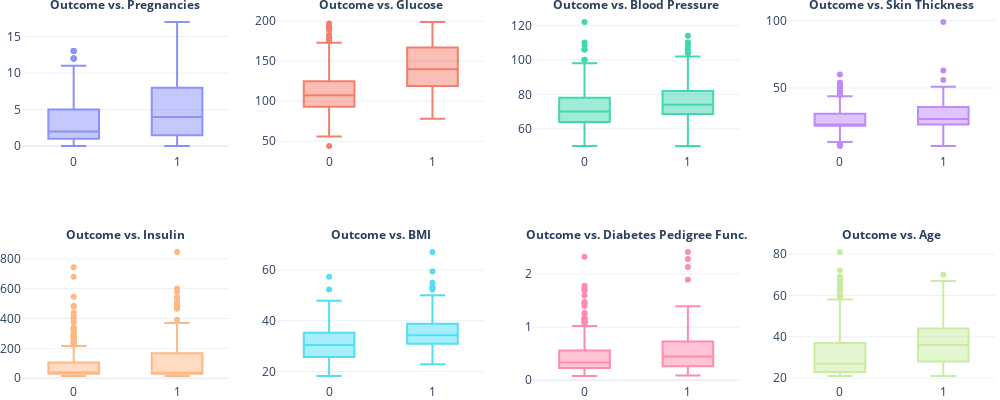

The notebook cell this image was saved under:
### Code cell
fig = make_subplots(rows=2, cols=4, subplot_titles=('<b>Outcome vs. Pregnancies</b>',
                                                    '<b>Outcome vs. Glucose</b>',
                                                    '<b>Outcome vs. Blood Pressure</b>',
                                                    '<b>Outcome vs. Skin Thickness</b>',
                                                    '<b>Outcome vs. Insulin</b>',
                                                    '<b>Outcome vs. BMI</b>',
                                                    '<b>Outcome vs. Diabetes Pedigree Func.</b>',
                                                    '<b>Outcome vs. Age</b>'
                                                   ))

fig.add_trace(go.Box(y=df['Pregnancies'], x=df['Outcome']), row=1, col=1)
fig.add_trace(go.Box(y=df['Glucose'], x=df['Outcome']), row=1, col=2)
fig.add_trace(go.Box(y=df['BloodPressure'], x=df['Outcome']), row=1, col=3)
fig.add_trace(go.Box(y=df['SkinThickness'], x=df['Outcome']), row=1, col=4)
fig.add_trace(go.Box(y=df['Insulin'], x=df['Outcome']), row=2, col=1)
fig.add_trace(go.Box(y=df['BMI'], x=df['Outcome']), row=2, col=2)
fig.add_trace(go.Box(y=df['DiabetesPedigreeFunction'], x=df['Outcome']), row=2, col=3)
fig.add_trace(go.Box(y=df['Age'], x=df['Outcome']), row=2, col=4)

                                
# Update visual layout
fig.update_layout(
    showlegend=False,
    width=1000,
    height=400,
    autosize=False,
    margin=dict(t=15, b=0, l=5, r=5),
    template="plotly_white",
)

# update font size at the axes
fig.update_coloraxes(colorbar_tickfont_size=10)
# Update font in the titles: Apparently subplot titles are annotations (Subplot font size is hardcoded to 16pt · Issue #985)
fig.update_annotations(font_size=12)
# Reduce opacity
fig.update_traces(opacity=0.75)

fig.show()

### Figure 1 — Plotly figure (JSON) as saved in the notebook; plotly's stock layout.template omitted (floating-point values rounded to 4 significant figures; data arrays with more than 128 entries replaced by an {"elided": "..."} marker saying what was removed)
{"data": [{"opacity": 0.75, "type": "box", "x": {"elided": "768 int values"}, "xaxis": "x", "y": {"elided": "768 int values"}, "yaxis": "y"}, {"opacity": 0.75, "type": "box", "x": {"elided": "768 int values"}, "xaxis": "x2", "y": {"elided": "768 float values"}, "yaxis": "y2"}, {"opacity": 0.75, "type": "box", "x": {"elided": "768 int values"}, "xaxis": "x3", "y": {"elided": "768 float values"}, "yaxis": "y3"}, {"opacity": 0.75, "type": "box", "x": {"elided": "768 int values"}, "xaxis": "x4", "y": {"elided": "768 int values"}, "yaxis": "y4"}, {"opacity": 0.75, "type": "box", "x": {"elided": "768 int values"}, "xaxis": "x5", "y": {"elided": "768 float values"}, "yaxis": "y5"}, {"opacity": 0.75, "type": "box", "x": {"elided": "768 int values"}, "xaxis": "x6", "y": {"elided": "768 float values"}, "yaxis": "y6"}, {"opacity": 0.75, "type": "box", "x": {"elided": "768 int values"}, "xaxis": "x7", "y": {"elided": "768 float values"}, "yaxis": "y7"}, {"opacity": 0.75, "type": "box", "x": {"elided": "768 int values"}, "xaxis": "x8", "y": {"elided": "768 int values"}, "yaxis": "y8"}], "layout": {"annotations": [{"font": {"size": 12}, "showarrow": false, "text": "<b>Outcome vs. Pregnancies</b>", "x": 0.1062, "xanchor": "center", "xref": "paper", "y": 1, "yanchor": "bottom", "yref": "paper"}, {"font": {"size": 12}, "showarrow": false, "text": "<b>Outcome vs. Glucose</b>", "x": 0.3688, "xanchor": "center", "xref": "paper", "y": 1, "yanchor": "bottom", "yref": "paper"}, {"font": {"size": 12}, "showarrow": false, "text": "<b>Outcome vs. Blood Pressure</b>", "x": 0.6313, "xanchor": "center", "xref": "paper", "y": 1, "yanchor": "bottom", "yref": "paper"}, {"font": {"size": 12}, "showarrow": false, "text": "<b>Outcome vs. Skin Thickness</b>", "x": 0.8938, "xanchor": "center", "xref": "paper", "y": 1, "yanchor": "bottom", "yref": "paper"}, {"font": {"size": 12}, "showarrow": false, "text": "<b>Outcome vs. Insulin</b>", "x": 0.1062, "xanchor": "center", "xref": "paper", "y": 0.375, "yanchor": "bottom", "yref": "paper"}, {"font": {"size": 12}, "showarrow": false, "text": "<b>Outcome vs. BMI</b>", "x": 0.3688, "xanchor": "center", "xref": "paper", "y": 0.375, "yanchor": "bottom", "yref": "paper"}, {"font": {"size": 12}, "showarrow": false, "text": "<b>Outcome vs. Diabetes Pedigree Func.</b>", "x": 0.6313, "xanchor": "center", "xref": "paper", "y": 0.375, "yanchor": "bottom", "yref": "paper"}, {"font": {"size": 12}, "showarrow": false, "text": "<b>Outcome vs. Age</b>", "x": 0.8938, "xanchor": "center", "xref": "paper", "y": 0.375, "yanchor": "bottom", "yref": "paper"}], "autosize": false, "coloraxis": {"colorbar": {"tickfont": {"size": 10}}}, "height": 400, "margin": {"b": 0, "l": 5, "r": 5, "t": 15}, "showlegend": false, "width": 1000, "xaxis": {"anchor": "y", "domain": [0, 0.2125]}, "xaxis2": {"anchor": "y2", "domain": [0.2625, 0.475]}, "xaxis3": {"anchor": "y3", "domain": [0.525, 0.7375]}, "xaxis4": {"anchor": "y4", "domain": [0.7875, 1]}, "xaxis5": {"anchor": "y5", "domain": [0, 0.2125]}, "xaxis6": {"anchor": "y6", "domain": [0.2625, 0.475]}, "xaxis7": {"anchor": "y7", "domain": [0.525, 0.7375]}, "xaxis8": {"anchor": "y8", "domain": [0.7875, 1]}, "yaxis": {"anchor": "x", "domain": [0.625, 1]}, "yaxis2": {"anchor": "x2", "domain": [0.625, 1]}, "yaxis3": {"anchor": "x3", "domain": [0.625, 1]}, "yaxis4": {"anchor": "x4", "domain": [0.625, 1]}, "yaxis5": {"anchor": "x5", "domain": [0, 0.375]}, "yaxis6": {"anchor": "x6", "domain": [0, 0.375]}, "yaxis7": {"anchor": "x7", "domain": [0, 0.375]}, "yaxis8": {"anchor": "x8", "domain": [0, 0.375]}}}
